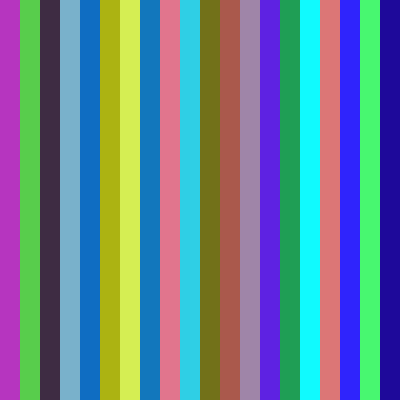
Frame 1 (no input)
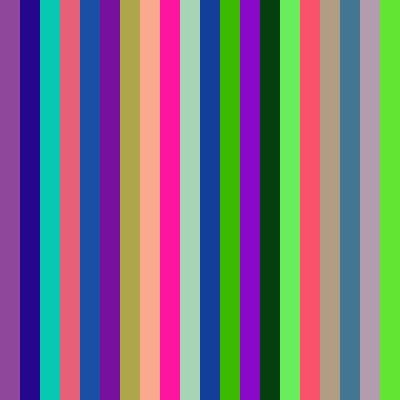
Frame 2 (the mouse pressed at the canvas centre, redrawn once)

The p5.js sketch that drew these frames (run headless with seeded random() and noise() and a simulated clock; the mouse was pressed at the canvas centre and the sketch redrawn once):

// p5.js sketch
// ── sketch.js
let rectSize = 20;

function setup() {
  createCanvas(400, 400);
}

function draw() {
  background(50);

  noStroke();
  for (let x = 0; x < width; x += rectSize) {
    fill(random(255), random(255), random(255));
    rect(x, 0, rectSize, height);
  }

  noLoop(); // stop draw() from looping
}
